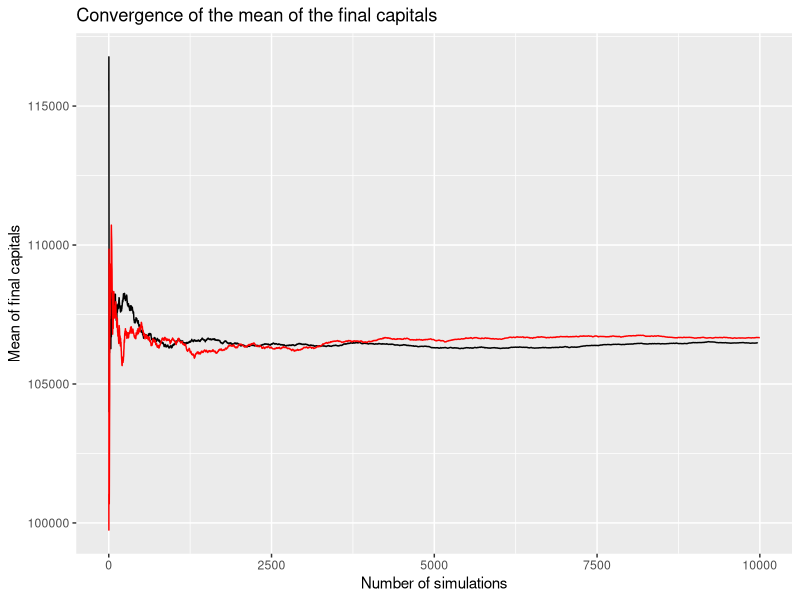
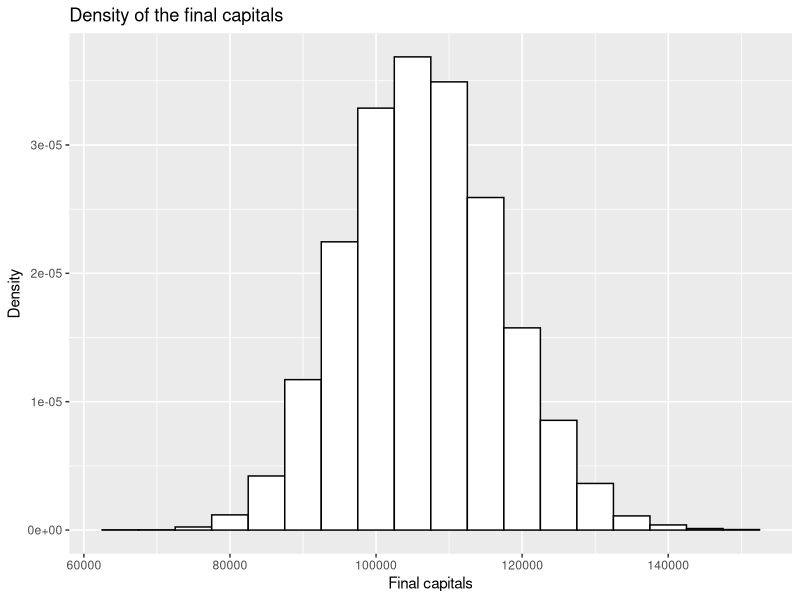

Generate these figures, in order, with R:
## ---- chunk 1
library(ggplot2)
library(cowplot)
library(knitr)
opts_chunk$set(echo = TRUE, fig.fullwidth=TRUE, fig.height=3)
## ---- chunk 2
inverse.claim <- function(x) {
  return(max((100 / (1 - x)^(1 / 2.5)), 0))
}
## ---- chunk 3
simulate_one_insurance <- function(c0, n0, a, tl, lambda, mu, nu) {
  # Initialize variables
  t <- 0
  n <- n0
  c <- c0
  # Update capital with annuity payments
  dt <- rexp(1, lambda * n + mu * n + nu)
  t <- t + dt
  while (t < tl) {
    # Update the capital with the proportional part of the payments
    c <- c + n * a * dt
    # Decide the type of event
    u <- runif(1)
    if (u < lambda * n / (lambda * n + mu * n + nu)) {
      # Claim event
      claim_amount <- inverse.claim(runif(1))
      c <- c - claim_amount
    } else if (u < (lambda * n + mu * n) / (lambda * n + mu * n + nu)) {
      # Departure event
      n <- max(n - 1, 0)
    } else {
      # Enrollment event
      n <- n + 1
    }
    # Stop if capital becomes negative
    if (c < 0) break
    # Time of next event
    dt <- rexp(1, lambda * n + mu * n + nu)
    t <- t + dt
  }
  return(c)
}
## ---- chunk 4
simulate_insurance <- function(c0, n0, a, tl, lambda, mu, nu, MC) {
  final_capitals <- vector("numeric", MC)
  # Simulate MC paths
  final_capitals <- replicate(MC, simulate_one_insurance(c0, n0, a, tl, lambda, mu, nu))
  # Compute and return outputs
  fraction <- sum(final_capitals > 0) / MC
  pos_fc <- final_capitals[final_capitals > 0]
  mean_final_capitals <- mean(pos_fc)
  sd_final_capitals <- sd(pos_fc)
  return(list(fraction = fraction, mean_final_capital = mean_final_capitals,
              sd_final_capital = sd_final_capitals, pos_fc = pos_fc))
}
## ---- chunk 5
simulate_one_insurance_antithetic <- function(c0, n0, a, tl, lambda, mu, nu) {
  # Initialize variables
  t <- 0
  n <- n0
  c <- c0
  c_anti <- c0
  # Update capital with annuity payments
  dt <- rexp(1, lambda * n + mu * n + nu)
  t <- t + dt
  while (t < tl) {
    # Update the capital with the proportional part of the payments
    c <- c + n * a * dt
    c_anti <- c_anti + n * a * dt
    # Decide the type of event
    u <- runif(1)
    if (u < lambda * n / (lambda * n + mu * n + nu)) {
      # Claim event
      u <- runif(1)
      if (c > 0) { # If the capital is positive, we can perform a claim
        claim_amount <- inverse.claim(u)
        c <- c - claim_amount
      }
      if (c_anti > 0) { 
        # If the capital is positive for antithetic, 
        # we can perform a claim else keep it negative
        claim_anti <- inverse.claim(1-u)
        c_anti <- c_anti - claim_anti
      }
    } else if (u < (lambda * n + mu * n) / (lambda * n + mu * n + nu)) {
      # Departure event
      n <- max(n - 1, 0)
    } else {
      # Enrollment event
      n <- n + 1
    }
    # Stop if both capitals becomes negative, if only one does, we keep going with the other
    if (c < 0 && c_anti < 0) break
    # Time of next event
    dt <- rexp(1, lambda * n + mu * n + nu)
    t <- t + dt
  }
  return(c(c, c_anti))
}
## ---- chunk 6
simulate_insurance_antithetic <- function(c0, n0, a, tl, lambda, mu, nu, MC) {
  final_capitals <- vector("numeric", MC)
  # Simulate MC pairs of antithetic paths
  # for (i in 1:(MC/2)) {
  #   final_capitals[i] <- simulate_one_insurance(c0, n0, a, tl, lambda, mu, nu)
  #   final_capitals[i + (MC/2)] <- simulate_one_insurance(c0, n0, a, tl, lambda, mu, nu) * -1
  # }
  # Compute and return outputs
  # antithetic_final_capitals <- c(final_capitals[1:(MC/2)], -final_capitals[(MC/2+1):MC])
  antithetic_final_capitals <- replicate(MC/2, simulate_one_insurance_antithetic(
                                         c0, n0, a, tl, lambda, mu, nu))
  fraction <- sum(antithetic_final_capitals > 0) / MC
  pos_fc <- antithetic_final_capitals[antithetic_final_capitals > 0]
  mean_final_capitals <- mean(pos_fc)
  sd_final_capitals <- sd(pos_fc)
  return(list(fraction = fraction, mean_final_capital = mean_final_capitals,
              sd_final_capital = sd_final_capitals, pos_fc = pos_fc))
}
## ---- chunk 7
set.seed(42)
res_normal <- simulate_insurance(c0 = 1000, n0 = 100, a = 100, tl = 100, 
                          lambda = 0.1, mu = 0.1, nu = 0.3, MC = 10000)
res_anti <- simulate_insurance_antithetic(c0 = 1000, n0 = 100, a = 100, tl = 100, 
                          lambda = 0.1, mu = 0.1, nu = 0.3, MC = 10000)
kable(rbind(res_normal[1:3], res_anti[1:3]), 
      caption = "Results of the simulation with and without antithetic variates")
## ---- chunk 8
num.normal <- as.numeric(unlist(res_normal['pos_fc']))
num.anti <- as.numeric(unlist(res_anti['pos_fc']))
p1 <- ggplot() + 
      geom_line(mapping=aes(x = 1:length(num.normal), 
                            y = cumsum(num.normal)/(1:length(num.normal))),
                color = "black") +
      geom_line(mapping=aes(x=1:length(num.anti),
                            y = cumsum(num.anti)/(1:length(num.anti))),
                color = "red") +
      labs(x = "Number of simulations", y = "Mean of final capitals",
           title = "Convergence of the mean of the final capitals")
plot(p1)
p2 <- ggplot() + 
      geom_histogram(mapping= aes(x = num.normal, y=after_stat(density)),
                      binwidth=5000, color = "black", fill = "white") + 
      stat_function(fun=dnorm, args=list(mean=res_normal['mean_final_capitals'], 
                    sd = res_normal['sd_final_capitals']), color = "red") +
      labs(x = "Final capitals", y = "Density", 
              title = "Density of the final capitals")
plot(p2)
